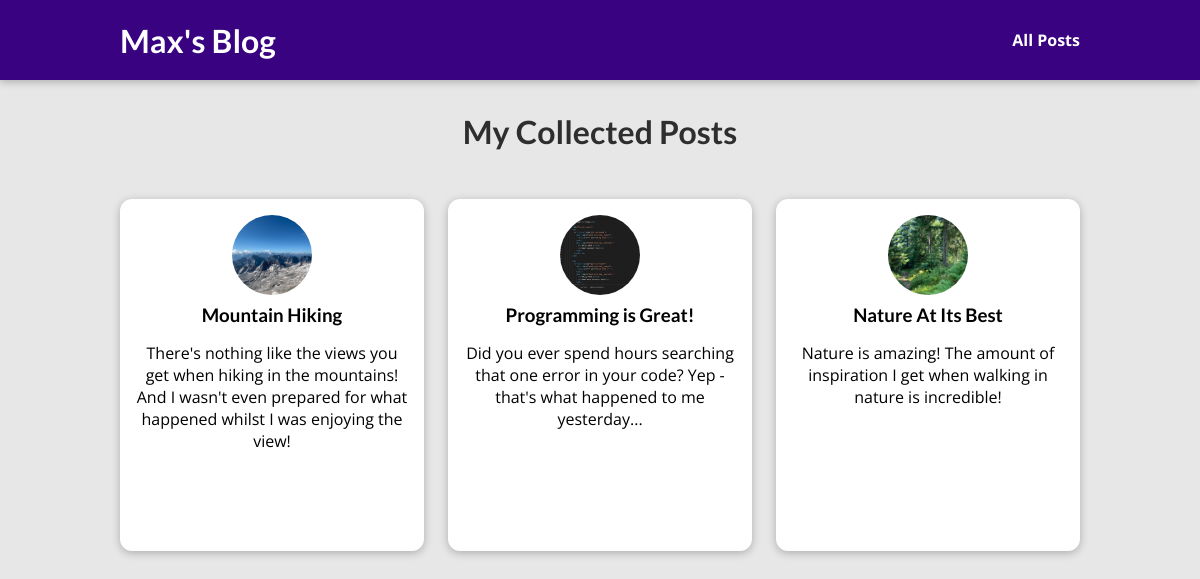
The page /posts on the database its author committed.
### blog/models.py (models this page shows, shortened)
class Post(Model):
    title = CharField(max_length=60)
    excerpt = CharField(max_length=200)
    image = ImageField(upload_to="posts", null=True)
    date = DateField(auto_now=True)
    slug = SlugField(unique=True, db_index=True)
    content = TextField()
    author = ForeignKey(Author, on_delete=SET_NULL,
                        null=True, related_name="posts")
    tags = ManyToManyField(Tag, related_name="posts", blank=True)

### blog/views.py (the view)
# urls.py: path("posts", views.AllPosts.as_view(), name="posts"),
class AllPosts(ListView):
    template_name = 'blog/posts.html'
    model = Post
    ordering = ['-date']
    context_object_name = "posts"

### blog/templates/blog/posts.html (shortened to what this page needs)
{% extends "base.html" %}
{% load static %}
{% block head %}
    <link rel="stylesheet" href="{% static 'blog/all-posts.css' %}">
    <link rel="stylesheet" href="{% static 'blog/post.css' %}">
{% endblock %}
{% block content %}
    <section id="all-posts">
        <h2>My Collected Posts</h2>
        <ul>
            {% for post in posts %}
                {% include 'blog/includes/post.html' %}
            {% endfor %}
        </ul>
    </section>
{% endblock %}

### blog/templates/blog/includes/post.html
{% load static %}
<li>
    <article class="post">
        <a href="{% url "post_detail" post.slug %}">
            <img src="{{ post.image.url }}" alt="{{ post.title }}" />
            <div class="post__content">
                <h3>{{ post.title }}</h3>
                <p>{{ post.excerpt }}</p>
            </div>
        </a>
    </article>
</li>

### static/app.css (style rules this page uses)
* { box-sizing: border-box; }
html { font-family: 'Open Sans', 'Lato', sans-serif; }
body { margin: 0; }
h1, h2, h3 { font-family: 'Lato', sans-serif; font-weight: bold; }

### blog/static/blog/all-posts.css (style rules this page uses)
body { background-color: #e7e7e7; }
#all-posts { margin: 7rem auto; width: 90%; max-width: 60rem; }
#all-posts h2 { text-align: center; font-size: 2rem; color: #2e2e2e; margin: 3rem 0; }
ul { list-style: none; margin: 0; padding: 0; display: grid; grid-template-columns: repeat(auto-fill, minmax(17rem, 1fr)); gap: 1.5rem; }
.post img { width: 7rem; height: 7rem; }
.post a { height: 22rem; transform-origin: center; box-shadow: 0 2px 8px rgba(0, 0, 0, 0.25); border-radius: 12px; background-color: white; }

### blog/static/blog/post.css (style rules this page uses)
.post { display: flex; flex-direction: column; align-items: center; text-align: center; }
.post a { text-decoration: none; color: black; transition: all 0.2s ease; padding: 1rem; }
.post img { width: 5rem; height: 5rem; object-fit: cover; border-radius: 50%; }
.post h3 { margin: 0.25rem 0; }

### rows shown on the page
Post: image (picture), title "Mountain Hiking", excerpt "There's nothing like the views you get when hiking in the mountains! And I wasn't even prepared for what happened whilst I was enjoying the view!"
Post: image (picture), title "Programming is Great!", excerpt "Did you ever spend hours searching that one error in your code? Yep - that's what happened to me yesterday..."
Post: image (picture), title "Nature At Its Best", excerpt "Nature is amazing! The amount of inspiration I get when walking in nature is incredible!"
